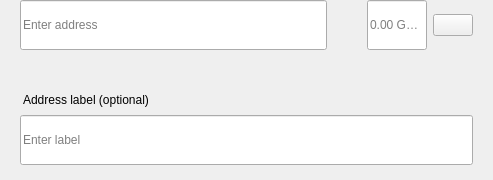
<?xml version="1.0" encoding="UTF-8"?>
<ui version="4.0">
 <class>SendMultiRow</class>
 <widget class="QWidget" name="SendMultiRow">
  <property name="geometry">
   <rect>
    <x>0</x>
    <y>0</y>
    <width>493</width>
    <height>180</height>
   </rect>
  </property>
  <property name="minimumSize">
   <size>
    <width>0</width>
    <height>0</height>
   </size>
  </property>
  <property name="maximumSize">
   <size>
    <width>16777215</width>
    <height>16777215</height>
   </size>
  </property>
  <property name="windowTitle">
   <string>Form</string>
  </property>
  <layout class="QVBoxLayout" name="verticalLayout_3">
   <property name="spacing">
    <number>0</number>
   </property>
   <property name="leftMargin">
    <number>0</number>
   </property>
   <property name="topMargin">
    <number>0</number>
   </property>
   <property name="rightMargin">
    <number>20</number>
   </property>
   <property name="bottomMargin">
    <number>5</number>
   </property>
   <item alignment="Qt::AlignTop">
    <widget class="QWidget" name="widget" native="true">
     <property name="sizePolicy">
      <sizepolicy hsizetype="Expanding" vsizetype="Maximum">
       <horstretch>0</horstretch>
       <verstretch>0</verstretch>
      </sizepolicy>
     </property>
     <property name="minimumSize">
      <size>
       <width>0</width>
       <height>60</height>
      </size>
     </property>
     <property name="maximumSize">
      <size>
       <width>16777215</width>
       <height>85</height>
      </size>
     </property>
     <layout class="QHBoxLayout" name="horizontalLayout" stretch="6,0,2">
      <property name="spacing">
       <number>0</number>
      </property>
      <property name="leftMargin">
       <number>8</number>
      </property>
      <property name="topMargin">
       <number>0</number>
      </property>
      <property name="rightMargin">
       <number>0</number>
      </property>
      <property name="bottomMargin">
       <number>0</number>
      </property>
      <item alignment="Qt::AlignTop">
       <widget class="QStackedWidget" name="stackedAddress">
        <property name="minimumSize">
         <size>
          <width>0</width>
          <height>50</height>
         </size>
        </property>
        <property name="maximumSize">
         <size>
          <width>16777215</width>
          <height>50</height>
         </size>
        </property>
        <widget class="QWidget" name="page_4">
         <property name="sizePolicy">
          <sizepolicy hsizetype="Expanding" vsizetype="Preferred">
           <horstretch>0</horstretch>
           <verstretch>0</verstretch>
          </sizepolicy>
         </property>
         <property name="minimumSize">
          <size>
           <width>0</width>
           <height>50</height>
          </size>
         </property>
         <property name="maximumSize">
          <size>
           <width>16777215</width>
           <height>55</height>
          </size>
         </property>
         <layout class="QVBoxLayout" name="verticalLayout_7">
          <property name="spacing">
           <number>0</number>
          </property>
          <property name="leftMargin">
           <number>12</number>
          </property>
          <property name="topMargin">
           <number>0</number>
          </property>
          <property name="rightMargin">
           <number>0</number>
          </property>
          <property name="bottomMargin">
           <number>0</number>
          </property>
          <item>
           <widget class="QLineEdit" name="lineEditAddress">
            <property name="minimumSize">
             <size>
              <width>0</width>
              <height>50</height>
             </size>
            </property>
            <property name="maximumSize">
             <size>
              <width>16777215</width>
              <height>50</height>
             </size>
            </property>
            <property name="placeholderText">
             <string>Enter address</string>
            </property>
           </widget>
          </item>
         </layout>
        </widget>
        <widget class="QWidget" name="page_3"/>
       </widget>
      </item>
      <item>
       <spacer name="horizontalSpacer_3">
        <property name="orientation">
         <enum>Qt::Horizontal</enum>
        </property>
        <property name="sizeType">
         <enum>QSizePolicy::Fixed</enum>
        </property>
        <property name="sizeHint" stdset="0">
         <size>
          <width>40</width>
          <height>20</height>
         </size>
        </property>
       </spacer>
      </item>
      <item>
       <layout class="QHBoxLayout" name="horizontalLayout_2">
        <property name="spacing">
         <number>6</number>
        </property>
        <item alignment="Qt::AlignTop">
         <widget class="QLineEdit" name="lineEditAmount">
          <property name="sizePolicy">
           <sizepolicy hsizetype="Expanding" vsizetype="Preferred">
            <horstretch>0</horstretch>
            <verstretch>0</verstretch>
           </sizepolicy>
          </property>
          <property name="minimumSize">
           <size>
            <width>0</width>
            <height>50</height>
           </size>
          </property>
          <property name="maximumSize">
           <size>
            <width>16777215</width>
            <height>50</height>
           </size>
          </property>
          <property name="maxLength">
           <number>17</number>
          </property>
          <property name="alignment">
           <set>Qt::AlignLeading|Qt::AlignLeft|Qt::AlignVCenter</set>
          </property>
          <property name="placeholderText">
           <string notr="true">0.00 GBDX</string>
          </property>
         </widget>
        </item>
        <item>
         <layout class="QVBoxLayout" name="verticalLayout">
          <property name="topMargin">
           <number>14</number>
          </property>
          <property name="bottomMargin">
           <number>0</number>
          </property>
          <item alignment="Qt::AlignTop">
           <widget class="QPushButton" name="btnMenu">
            <property name="minimumSize">
             <size>
              <width>0</width>
              <height>0</height>
             </size>
            </property>
            <property name="maximumSize">
             <size>
              <width>16777215</width>
              <height>16777215</height>
             </size>
            </property>
            <property name="focusPolicy">
             <enum>Qt::NoFocus</enum>
            </property>
            <property name="text">
             <string/>
            </property>
           </widget>
          </item>
         </layout>
        </item>
       </layout>
      </item>
     </layout>
    </widget>
   </item>
   <item>
    <widget class="QWidget" name="layoutLabel" native="true">
     <property name="minimumSize">
      <size>
       <width>0</width>
       <height>0</height>
      </size>
     </property>
     <property name="maximumSize">
      <size>
       <width>16777215</width>
       <height>16777215</height>
      </size>
     </property>
     <layout class="QVBoxLayout" name="verticalLayout_9">
      <property name="spacing">
       <number>6</number>
      </property>
      <property name="leftMargin">
       <number>20</number>
      </property>
      <property name="topMargin">
       <number>0</number>
      </property>
      <property name="rightMargin">
       <number>0</number>
      </property>
      <property name="bottomMargin">
       <number>10</number>
      </property>
      <item>
       <spacer name="verticalSpacer">
        <property name="orientation">
         <enum>Qt::Vertical</enum>
        </property>
        <property name="sizeType">
         <enum>QSizePolicy::Fixed</enum>
        </property>
        <property name="sizeHint" stdset="0">
         <size>
          <width>20</width>
          <height>20</height>
         </size>
        </property>
       </spacer>
      </item>
      <item>
       <widget class="QLabel" name="labelSubtitleDescription">
        <property name="styleSheet">
         <string notr="true">margin-bottom:2px;
margin-left:0.05px;
padding:0px;</string>
        </property>
        <property name="text">
         <string>Address label (optional)</string>
        </property>
       </widget>
      </item>
      <item>
       <widget class="QLineEdit" name="lineEditDescription">
        <property name="minimumSize">
         <size>
          <width>0</width>
          <height>50</height>
         </size>
        </property>
        <property name="maximumSize">
         <size>
          <width>16777215</width>
          <height>50</height>
         </size>
        </property>
        <property name="placeholderText">
         <string>Enter label</string>
        </property>
       </widget>
      </item>
     </layout>
    </widget>
   </item>
  </layout>
 </widget>
 <resources/>
 <connections/>
</ui>
